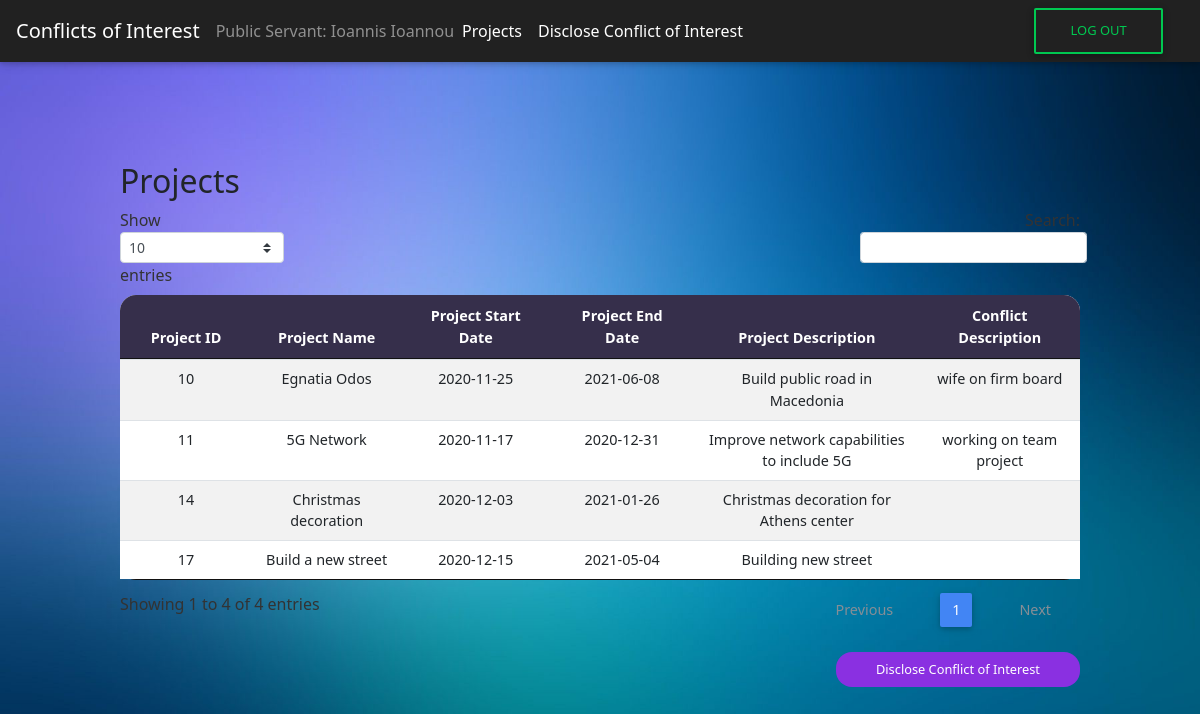
The app's page /CoI/projects_PS.php (signed in), older data.
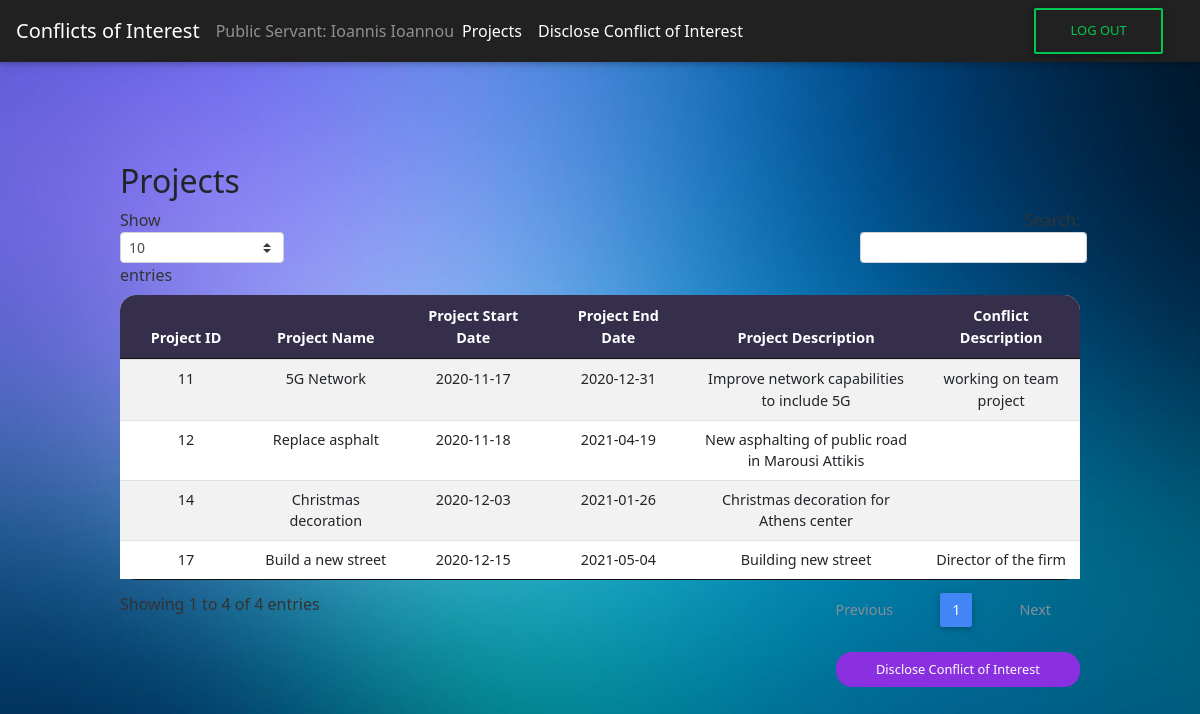
The same page, newer data.
### tables this page shows
CREATE TABLE `conflicts` (
  `project_id` int(9) NOT NULL,
  `ps_AFM` int(9) NOT NULL,
  `coi_description` varchar(500) NOT NULL,
  `status` varchar(12) NOT NULL
);

CREATE TABLE `projects` (
  `project_id` int(12) NOT NULL,
  `project_name` varchar(255) NOT NULL,
  `project_start_date` date NOT NULL,
  `project_end_date` date NOT NULL,
  `project_desc` varchar(1000) NOT NULL CHECK (`project_start_date` < `project_end_date` and `project_start_date` > '2019-01-01')
);

### CoI/projects_PS.php (the view, shortened to what this page needs)
<?php
include('header.php');
include('connect.php');
include('navbar_PS.php');
?>
<div id="View All Projects" class="tabcontent" id="defaultOpen">
    <div class="wrapper-table">
        <div class="page-header clearfix">
            <h2 class="pull-left">Projects</h2>
        </div>
        <?php
        $AFM = $_SESSION['AFM'];
        $sql = "SELECT projects.project_id, projects.project_name, projects.project_start_date, projects.project_end_date, projects.project_desc, conflicts.coi_description
        FROM public_servants LEFT JOIN projects ON public_servants.project_id = projects.project_id LEFT JOIN conflicts ON projects.project_id = conflicts.project_id AND conflicts.ps_AFM = $AFM WHERE public_servants.ps_AFM = $AFM";
        if ($result = mysqli_query($conn, $sql)) {
            if (mysqli_num_rows($result) > 0) {
                echo  "<table id='ps_projects' class='table table-striped table-sm project-table' cellspacing='0' width='100%'>";
                echo "<thead>";
                echo "<tr>";
                echo "<th class='th-sm' id ='th-first' >Project ID</th>";
                echo "<th class='th-sm'>Project Name</th>";
                echo "<th class='th-sm'>Project Start Date </th>";
                echo "<th class='th-sm'>Project End Date </th>";
                echo "<th class='th-sm'>Project Description</th>";
                echo "<th class='th-sm' id='th-last'>Conflict Description</th>";
                echo "</tr>";
                echo "</thead>";
                echo "<tbody>";
                while ($row = mysqli_fetch_array($result)) {
                    echo "<tr>";
                    echo "<td>" . $row['project_id'] . "</td>";
                    echo "<td>" . $row['project_name'] . "</td>";
                    echo "<td>" . $row['project_start_date'] . "</td>";
                    echo "<td>" . $row['project_end_date'] . "</td>";
                    echo "<td>" . $row['project_desc'] . "</td>";
                    echo "<td>" . $row['coi_description'] . "</td>";
                    echo "</tr>";
                }
                echo "</table>";
            } else {
                echo "<p class='lead'><em>No records were found.</em></p>";
            }
        } else {
            echo "ERROR: Could not able to execute $sql. " . mysqli_error($conn);
        }
        echo "<a href='disclose_coi.php' class='submit-button'>Disclose Conflict of Interest</a>";
        ?>
    </div>
</div>
<?php include('footer.php') ?>
</body>
</html>

Row changes from the older to the newer data that the page shows:
no longer on this page (row unchanged): conflicts: project.project_id "10", project.project_name "Egnatia Odos", project.project_start_date "2020-11-25", project.project_end_date "2021-06-08", project.project_desc "Build public road in Macedonia", coi_description "wife on firm board"
no longer on this page (row unchanged): projects: project_id "17", project_name "Build a new street", project_start_date "2020-12-15", project_end_date "2021-05-04", project_desc "Building new street"
now on this page (row unchanged): projects: project_id "12", project_name "Replace asphalt", project_start_date "2020-11-18", project_end_date "2021-04-19", project_desc "New asphalting of public road in Marousi Attikis"
added conflicts: project.project_id "17", project.project_name "Build a new street", project.project_start_date "2020-12-15", project.project_end_date "2021-05-04", project.project_desc "Building new street", coi_description "Director of the firm"
